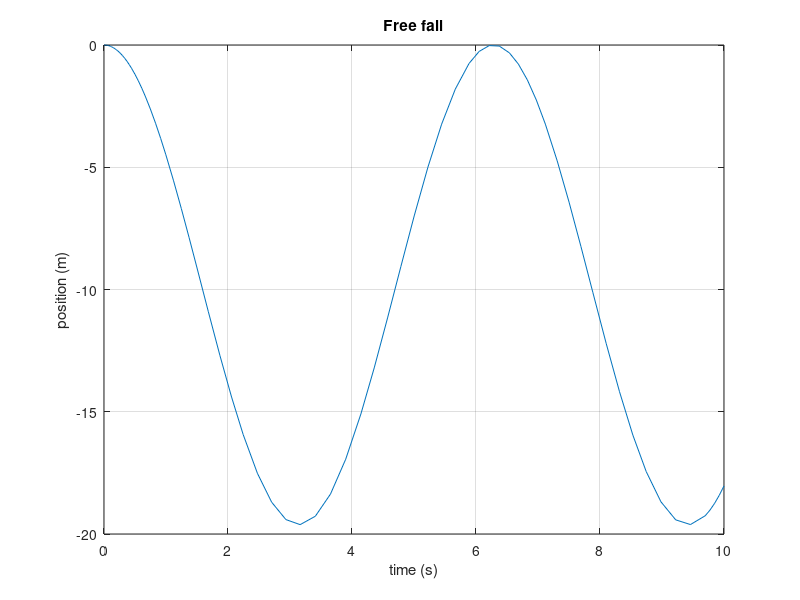

This figure's MATLAB source:
% a free fall model
clc
clear all
close all
% define the parameters
g=9.81;
m=0.1;
k=0.1;
% define the initial conditions
x0=0;
v0=0;
% define the time span
tspan=[0 10];
% define the initial conditions
y0=[x0 v0];
% define the function
f=@(t,y) [y(2);-g-k/m*y(1)];
% solve the ODE
[t,y]=ode45(f,tspan,y0); 
% plot the results
plot(t,y(:,1)) % position
xlabel('time (s)') % x-axis label
ylabel('position (m)') % y-axis label
title('Free fall') % title
grid on % grid
